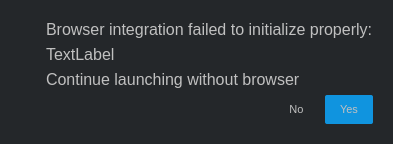
<?xml version="1.0" encoding="UTF-8"?>
<ui version="4.0">
 <class>WebsocketError</class>
 <widget class="QDialog" name="WebsocketError">
  <property name="geometry">
   <rect>
    <x>0</x>
    <y>0</y>
    <width>373</width>
    <height>135</height>
   </rect>
  </property>
  <property name="sizePolicy">
   <sizepolicy hsizetype="Preferred" vsizetype="Expanding">
    <horstretch>0</horstretch>
    <verstretch>0</verstretch>
   </sizepolicy>
  </property>
  <property name="contextMenuPolicy">
   <enum>Qt::ActionsContextMenu</enum>
  </property>
  <property name="windowTitle">
   <string>Browser integration error</string>
  </property>
  <property name="styleSheet">
   <string notr="true">QWidget
{
    background-color:  rgb(36, 39, 42);
    color: rgb(192, 193, 195);
    selection-background-color: rgb(168, 123, 43);
    selection-color: rgb(230, 230, 230);
    font-size: 11px;
    color: rgb(192, 192, 192);
}

QPushButton
{
	background-color: transparent;
	border-radius: 2px;
	padding: 8px;
	padding-left: 15px;
	padding-right: 15px;
}

QLineEdit
{
	background-color: rgb(29, 31, 34);
	border: 1px solid rgb(54, 60, 66);
	border-radius: 2px;
	padding: 5px;
    font-size: 12px;
}

QLineEdit:focus
{
	border: 1px solid rgb(48, 167, 227);
}

QLineEdit:Disabled {
    background-color: rgb(60, 60, 60);
    color: rgb(160, 160, 160);
}</string>
  </property>
  <layout class="QVBoxLayout" name="verticalLayout">
   <property name="margin">
    <number>20</number>
   </property>
   <item>
    <widget class="QFrame" name="label_frame">
     <property name="sizePolicy">
      <sizepolicy hsizetype="Preferred" vsizetype="Expanding">
       <horstretch>0</horstretch>
       <verstretch>0</verstretch>
      </sizepolicy>
     </property>
     <property name="frameShape">
      <enum>QFrame::NoFrame</enum>
     </property>
     <property name="frameShadow">
      <enum>QFrame::Raised</enum>
     </property>
     <layout class="QHBoxLayout" name="horizontalLayout_2">
      <property name="spacing">
       <number>20</number>
      </property>
      <property name="margin">
       <number>0</number>
      </property>
      <item>
       <widget class="QLabel" name="icon">
        <property name="text">
         <string/>
        </property>
        <property name="alignment">
         <set>Qt::AlignCenter</set>
        </property>
       </widget>
      </item>
      <item>
       <widget class="QWidget" name="widget" native="true">
        <layout class="QVBoxLayout" name="verticalLayout_2">
         <property name="margin">
          <number>0</number>
         </property>
         <item>
          <widget class="QLabel" name="heading">
           <property name="text">
            <string>&lt;html&gt;&lt;head/&gt;&lt;body&gt;&lt;p&gt;&lt;span style=&quot; font-size:12pt;&quot;&gt;Browser integration failed to initialize properly:&lt;/span&gt;&lt;/p&gt;&lt;/body&gt;&lt;/html&gt;</string>
           </property>
          </widget>
         </item>
         <item>
          <widget class="QLabel" name="error">
           <property name="sizePolicy">
            <sizepolicy hsizetype="Fixed" vsizetype="Preferred">
             <horstretch>0</horstretch>
             <verstretch>0</verstretch>
            </sizepolicy>
           </property>
           <property name="text">
            <string>&lt;html&gt;&lt;head/&gt;&lt;body&gt;&lt;p&gt;&lt;span style=&quot; font-size:12pt;&quot;&gt;TextLabel&lt;/span&gt;&lt;/p&gt;&lt;/body&gt;&lt;/html&gt;</string>
           </property>
          </widget>
         </item>
         <item>
          <widget class="QLabel" name="question">
           <property name="sizePolicy">
            <sizepolicy hsizetype="Preferred" vsizetype="Preferred">
             <horstretch>0</horstretch>
             <verstretch>0</verstretch>
            </sizepolicy>
           </property>
           <property name="text">
            <string>&lt;html&gt;&lt;head/&gt;&lt;body&gt;&lt;p&gt;&lt;span style=&quot; font-size:12pt;&quot;&gt;Continue launching without browser integration?&lt;/span&gt;&lt;/p&gt;&lt;/body&gt;&lt;/html&gt;</string>
           </property>
           <property name="wordWrap">
            <bool>true</bool>
           </property>
          </widget>
         </item>
        </layout>
       </widget>
      </item>
     </layout>
    </widget>
   </item>
   <item>
    <widget class="QFrame" name="button_frame">
     <property name="frameShape">
      <enum>QFrame::NoFrame</enum>
     </property>
     <property name="frameShadow">
      <enum>QFrame::Raised</enum>
     </property>
     <layout class="QHBoxLayout" name="horizontalLayout">
      <property name="margin">
       <number>0</number>
      </property>
      <item>
       <spacer name="button_spacer">
        <property name="orientation">
         <enum>Qt::Horizontal</enum>
        </property>
        <property name="sizeHint" stdset="0">
         <size>
          <width>40</width>
          <height>20</height>
         </size>
        </property>
       </spacer>
      </item>
      <item>
       <widget class="QPushButton" name="no_button">
        <property name="text">
         <string>No</string>
        </property>
        <property name="flat">
         <bool>true</bool>
        </property>
       </widget>
      </item>
      <item>
       <widget class="QPushButton" name="ok_button">
        <property name="styleSheet">
         <string notr="true">background-color: rgb(16, 148,223);</string>
        </property>
        <property name="text">
         <string>Yes</string>
        </property>
        <property name="default">
         <bool>true</bool>
        </property>
        <property name="flat">
         <bool>true</bool>
        </property>
       </widget>
      </item>
     </layout>
    </widget>
   </item>
  </layout>
  <action name="actionClear_login_data">
   <property name="text">
    <string>Clear login data</string>
   </property>
   <property name="toolTip">
    <string>Clear all the cached login data, including site, login, and password.</string>
   </property>
  </action>
 </widget>
 <resources>
  <include location="resources.qrc"/>
 </resources>
 <connections>
  <connection>
   <sender>no_button</sender>
   <signal>clicked()</signal>
   <receiver>WebsocketError</receiver>
   <slot>reject()</slot>
   <hints>
    <hint type="sourcelabel">
     <x>259</x>
     <y>435</y>
    </hint>
    <hint type="destinationlabel">
     <x>222</x>
     <y>233</y>
    </hint>
   </hints>
  </connection>
  <connection>
   <sender>ok_button</sender>
   <signal>clicked()</signal>
   <receiver>WebsocketError</receiver>
   <slot>accept()</slot>
   <hints>
    <hint type="sourcelabel">
     <x>376</x>
     <y>435</y>
    </hint>
    <hint type="destinationlabel">
     <x>222</x>
     <y>233</y>
    </hint>
   </hints>
  </connection>
 </connections>
</ui>
